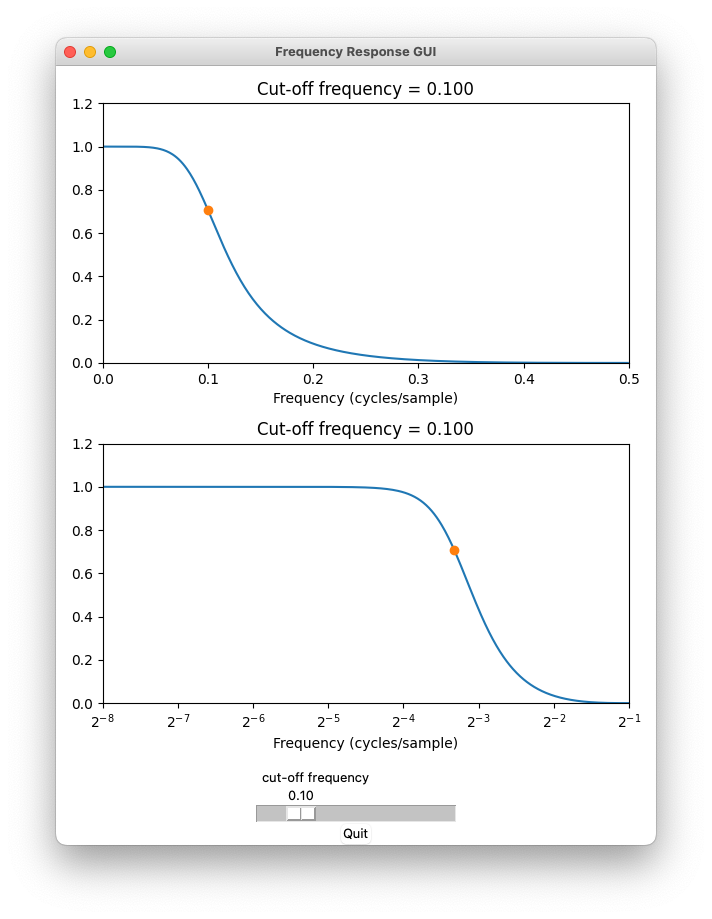

Reproduce this figure in Python.
# frequency_response_GUI.py
# Plot frequency response of a filter. 
# Vary the cut-off frequency with a slider. 

import numpy as np
from scipy.signal import butter, freqz
import tkinter as Tk
from matplotlib.backends.backend_tkagg import FigureCanvasTkAgg
import matplotlib.figure

matplotlib.use('TkAgg')
# matplotlib.use('MacOSX')    # Optional if using Mac OSX
print('The matplotlib backend is %s' % matplotlib.get_backend())  # plotting backend

root = Tk.Tk()
root.title('Frequency Response GUI')

fc = Tk.DoubleVar()		# Cut-off frequency (Tk variable)
fc.set(0.1)  					# Initilize

# Create Butterworth filter
ORDER = 3
[b, a] = butter(ORDER, 2 * fc.get())
[om, H] = freqz(b, a)
f = om/(2 * np.pi)

# Define figure and plot
my_fig = matplotlib.figure.Figure()
ax1 = my_fig.add_subplot(2, 1, 1)		# axes
ax2 = my_fig.add_subplot(2, 1, 2)			# axes

# Set size of figure
my_fig.set_size_inches((6, 7))  # (width, height)
print('The figure height is', my_fig.get_figheight())
print('The figure width is', my_fig.get_figwidth())

[g1] = ax1.plot(f, np.abs(H))
ax1.set_xlim(0, 0.5)
ax1.set_ylim(0, 1.2)
ax1.set_xlabel('Frequency (cycles/sample)')
ax1.set_title('Frequency response')
[g1c] = ax1.plot(fc.get(), 1/np.sqrt(2))
g1c.set_marker('o')

# [g2] = ax2.semilogx(f, np.abs(H), base = 2)
[g2] = ax2.plot(f, np.abs(H))
ax2.set_xscale('log', base = 2)
ax2.set_xlim(0.5**8, 0.5)
ax2.set_ylim(0, 1.2)
ax2.set_xlabel('Frequency (cycles/sample)')
ax2.set_title('Frequency response')
[g2c] = ax2.plot(fc.get(), 1/np.sqrt(2))
g2c.set_marker('o')

# Create call-back functions

def my_quit():
	global CONTINUE
	CONTINUE = False
	print('Good bye')

# Update plot when slider is moved
def updatePlot(event):
	fc_new = fc.get()
	[b, a] = butter(ORDER, 2 * fc_new)
	[om, H] = freqz(b, a)
	
	g1.set_ydata(np.abs(H))
	ax1.set_title('Frequency response (cut-off frequency = %.3f)' % fc_new )
	g1c.set_xdata([fc_new])

	g2.set_ydata(np.abs(H))
	ax2.set_title('Frequency response (cut-off frequency = %.3f)' % fc_new )
	g2c.set_xdata([fc_new])

	my_fig.canvas.draw()


# Define slider widget
S1 = Tk.Scale(root,
  length = 200, orient = 'horizontal', from_ = 0.02, to = 0.48, resolution = 0.02,
  label = 'cut-off frequency',
  command = updatePlot,
  variable = fc)

# Define canvas widget
my_canvas = FigureCanvasTkAgg(my_fig, master = root)
C1 = my_canvas.get_tk_widget()

# Define button widget
B1 = Tk.Button(root, text = 'Quit', command = my_quit)

# Place widgets in the GUI window
C1.pack()		# canvas
S1.pack()		# slider
B1.pack()		# button (quit)

updatePlot(None)		# Run callback function

my_fig.tight_layout()

CONTINUE = True
while CONTINUE:
	root.update()
